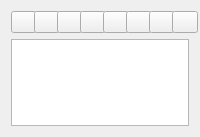
<?xml version="1.0" encoding="UTF-8"?>
<ui version="4.0">
 <class>window_documentlist</class>
 <widget class="QWidget" name="window_documentlist">
  <property name="geometry">
   <rect>
    <x>0</x>
    <y>0</y>
    <width>200</width>
    <height>137</height>
   </rect>
  </property>
  <property name="sizePolicy">
   <sizepolicy hsizetype="Preferred" vsizetype="Expanding">
    <horstretch>1</horstretch>
    <verstretch>0</verstretch>
   </sizepolicy>
  </property>
  <property name="minimumSize">
   <size>
    <width>200</width>
    <height>0</height>
   </size>
  </property>
  <property name="windowTitle">
   <string>Document List</string>
  </property>
  <layout class="QGridLayout" name="gridLayout">
   <item row="0" column="0">
    <layout class="QHBoxLayout" name="m_pButtonLayout">
     <property name="sizeConstraint">
      <enum>QLayout::SetNoConstraint</enum>
     </property>
     <item>
      <widget class="QPushButton" name="m_pButtonDelete">
       <property name="sizePolicy">
        <sizepolicy hsizetype="MinimumExpanding" vsizetype="Fixed">
         <horstretch>0</horstretch>
         <verstretch>0</verstretch>
        </sizepolicy>
       </property>
       <property name="minimumSize">
        <size>
         <width>26</width>
         <height>0</height>
        </size>
       </property>
       <property name="toolTip">
        <string>Delete the selected document(s)</string>
       </property>
       <property name="text">
        <string/>
       </property>
      </widget>
     </item>
     <item>
      <spacer name="horizontalSpacer_1">
       <property name="orientation">
        <enum>Qt::Horizontal</enum>
       </property>
       <property name="sizeType">
        <enum>QSizePolicy::Maximum</enum>
       </property>
       <property name="sizeHint" stdset="0">
        <size>
         <width>26</width>
         <height>0</height>
        </size>
       </property>
      </spacer>
     </item>
     <item>
      <widget class="QPushButton" name="m_pButtonMove">
       <property name="sizePolicy">
        <sizepolicy hsizetype="MinimumExpanding" vsizetype="Fixed">
         <horstretch>0</horstretch>
         <verstretch>0</verstretch>
        </sizepolicy>
       </property>
       <property name="minimumSize">
        <size>
         <width>26</width>
         <height>0</height>
        </size>
       </property>
       <property name="toolTip">
        <string>Make selected document moveable with mouse</string>
       </property>
       <property name="text">
        <string/>
       </property>
      </widget>
     </item>
     <item>
      <widget class="QPushButton" name="m_pButtonVisible">
       <property name="sizePolicy">
        <sizepolicy hsizetype="MinimumExpanding" vsizetype="Fixed">
         <horstretch>0</horstretch>
         <verstretch>0</verstretch>
        </sizepolicy>
       </property>
       <property name="minimumSize">
        <size>
         <width>26</width>
         <height>0</height>
        </size>
       </property>
       <property name="toolTip">
        <string>Make selected document(s) visible / invisible</string>
       </property>
       <property name="text">
        <string/>
       </property>
      </widget>
     </item>
     <item>
      <widget class="QPushButton" name="m_pButtonProperties">
       <property name="sizePolicy">
        <sizepolicy hsizetype="MinimumExpanding" vsizetype="Fixed">
         <horstretch>0</horstretch>
         <verstretch>0</verstretch>
        </sizepolicy>
       </property>
       <property name="minimumSize">
        <size>
         <width>26</width>
         <height>0</height>
        </size>
       </property>
       <property name="toolTip">
        <string>Open Property Dialog For Current Document</string>
       </property>
       <property name="text">
        <string/>
       </property>
      </widget>
     </item>
     <item>
      <spacer name="horizontalSpacer_2">
       <property name="orientation">
        <enum>Qt::Horizontal</enum>
       </property>
       <property name="sizeType">
        <enum>QSizePolicy::Maximum</enum>
       </property>
       <property name="sizeHint" stdset="0">
        <size>
         <width>26</width>
         <height>0</height>
        </size>
       </property>
      </spacer>
     </item>
     <item>
      <widget class="QPushButton" name="m_pButtonUp">
       <property name="sizePolicy">
        <sizepolicy hsizetype="MinimumExpanding" vsizetype="Fixed">
         <horstretch>0</horstretch>
         <verstretch>0</verstretch>
        </sizepolicy>
       </property>
       <property name="minimumSize">
        <size>
         <width>26</width>
         <height>0</height>
        </size>
       </property>
       <property name="toolTip">
        <string>Move selected document up in the list</string>
       </property>
       <property name="text">
        <string/>
       </property>
      </widget>
     </item>
     <item>
      <widget class="QPushButton" name="m_pButtonDown">
       <property name="sizePolicy">
        <sizepolicy hsizetype="MinimumExpanding" vsizetype="Fixed">
         <horstretch>0</horstretch>
         <verstretch>0</verstretch>
        </sizepolicy>
       </property>
       <property name="minimumSize">
        <size>
         <width>26</width>
         <height>0</height>
        </size>
       </property>
       <property name="toolTip">
        <string>Move selected document down in the list</string>
       </property>
       <property name="text">
        <string/>
       </property>
      </widget>
     </item>
     <item>
      <widget class="QPushButton" name="m_pButtonTop">
       <property name="sizePolicy">
        <sizepolicy hsizetype="MinimumExpanding" vsizetype="Fixed">
         <horstretch>0</horstretch>
         <verstretch>0</verstretch>
        </sizepolicy>
       </property>
       <property name="minimumSize">
        <size>
         <width>26</width>
         <height>0</height>
        </size>
       </property>
       <property name="toolTip">
        <string>Move selected document to top of list
(makes document center of all transformations)</string>
       </property>
       <property name="text">
        <string/>
       </property>
      </widget>
     </item>
     <item>
      <spacer name="horizontalSpacer_3">
       <property name="orientation">
        <enum>Qt::Horizontal</enum>
       </property>
       <property name="sizeType">
        <enum>QSizePolicy::Maximum</enum>
       </property>
       <property name="sizeHint" stdset="0">
        <size>
         <width>26</width>
         <height>0</height>
        </size>
       </property>
      </spacer>
     </item>
     <item>
      <widget class="QPushButton" name="m_pButtonSave">
       <property name="sizePolicy">
        <sizepolicy hsizetype="MinimumExpanding" vsizetype="Fixed">
         <horstretch>0</horstretch>
         <verstretch>0</verstretch>
        </sizepolicy>
       </property>
       <property name="minimumSize">
        <size>
         <width>26</width>
         <height>0</height>
        </size>
       </property>
       <property name="toolTip">
        <string>Save selected document to disk</string>
       </property>
       <property name="text">
        <string/>
       </property>
      </widget>
     </item>
    </layout>
   </item>
   <item row="1" column="0">
    <widget class="QTableWidget" name="m_pTableWidget">
     <property name="sizePolicy">
      <sizepolicy hsizetype="Expanding" vsizetype="Expanding">
       <horstretch>0</horstretch>
       <verstretch>0</verstretch>
      </sizepolicy>
     </property>
     <property name="editTriggers">
      <set>QAbstractItemView::NoEditTriggers</set>
     </property>
     <property name="tabKeyNavigation">
      <bool>false</bool>
     </property>
     <property name="dragEnabled">
      <bool>false</bool>
     </property>
     <property name="dragDropOverwriteMode">
      <bool>false</bool>
     </property>
     <property name="dragDropMode">
      <enum>QAbstractItemView::NoDragDrop</enum>
     </property>
     <property name="selectionBehavior">
      <enum>QAbstractItemView::SelectItems</enum>
     </property>
     <property name="iconSize">
      <size>
       <width>0</width>
       <height>0</height>
      </size>
     </property>
     <property name="verticalScrollMode">
      <enum>QAbstractItemView::ScrollPerPixel</enum>
     </property>
     <property name="horizontalScrollMode">
      <enum>QAbstractItemView::ScrollPerPixel</enum>
     </property>
     <property name="showGrid">
      <bool>true</bool>
     </property>
     <property name="gridStyle">
      <enum>Qt::DotLine</enum>
     </property>
     <property name="wordWrap">
      <bool>false</bool>
     </property>
     <property name="cornerButtonEnabled">
      <bool>false</bool>
     </property>
     <property name="columnCount">
      <number>4</number>
     </property>
     <attribute name="horizontalHeaderVisible">
      <bool>false</bool>
     </attribute>
     <attribute name="horizontalHeaderDefaultSectionSize">
      <number>30</number>
     </attribute>
     <attribute name="horizontalHeaderHighlightSections">
      <bool>false</bool>
     </attribute>
     <attribute name="horizontalHeaderMinimumSectionSize">
      <number>30</number>
     </attribute>
     <attribute name="horizontalHeaderStretchLastSection">
      <bool>true</bool>
     </attribute>
     <attribute name="verticalHeaderVisible">
      <bool>false</bool>
     </attribute>
     <attribute name="verticalHeaderDefaultSectionSize">
      <number>30</number>
     </attribute>
     <attribute name="verticalHeaderMinimumSectionSize">
      <number>30</number>
     </attribute>
     <attribute name="verticalHeaderVisible">
      <bool>false</bool>
     </attribute>
     <attribute name="verticalHeaderDefaultSectionSize">
      <number>30</number>
     </attribute>
     <attribute name="horizontalHeaderStretchLastSection">
      <bool>true</bool>
     </attribute>
     <attribute name="horizontalHeaderVisible">
      <bool>false</bool>
     </attribute>
     <attribute name="horizontalHeaderMinimumSectionSize">
      <number>30</number>
     </attribute>
     <attribute name="verticalHeaderMinimumSectionSize">
      <number>30</number>
     </attribute>
     <attribute name="horizontalHeaderHighlightSections">
      <bool>false</bool>
     </attribute>
     <attribute name="horizontalHeaderDefaultSectionSize">
      <number>30</number>
     </attribute>
     <column/>
     <column/>
     <column/>
     <column/>
    </widget>
   </item>
  </layout>
 </widget>
 <resources/>
 <connections/>
</ui>
